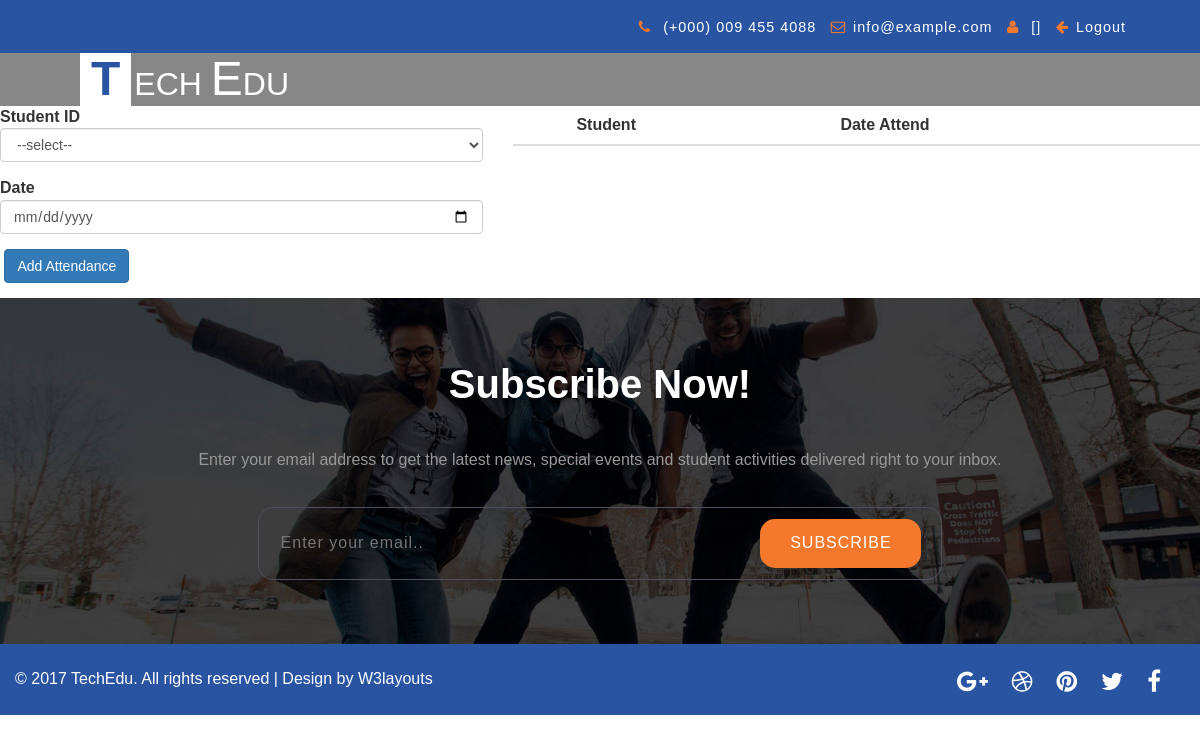
Page /admin_student_attendance.php on the earlier database version.
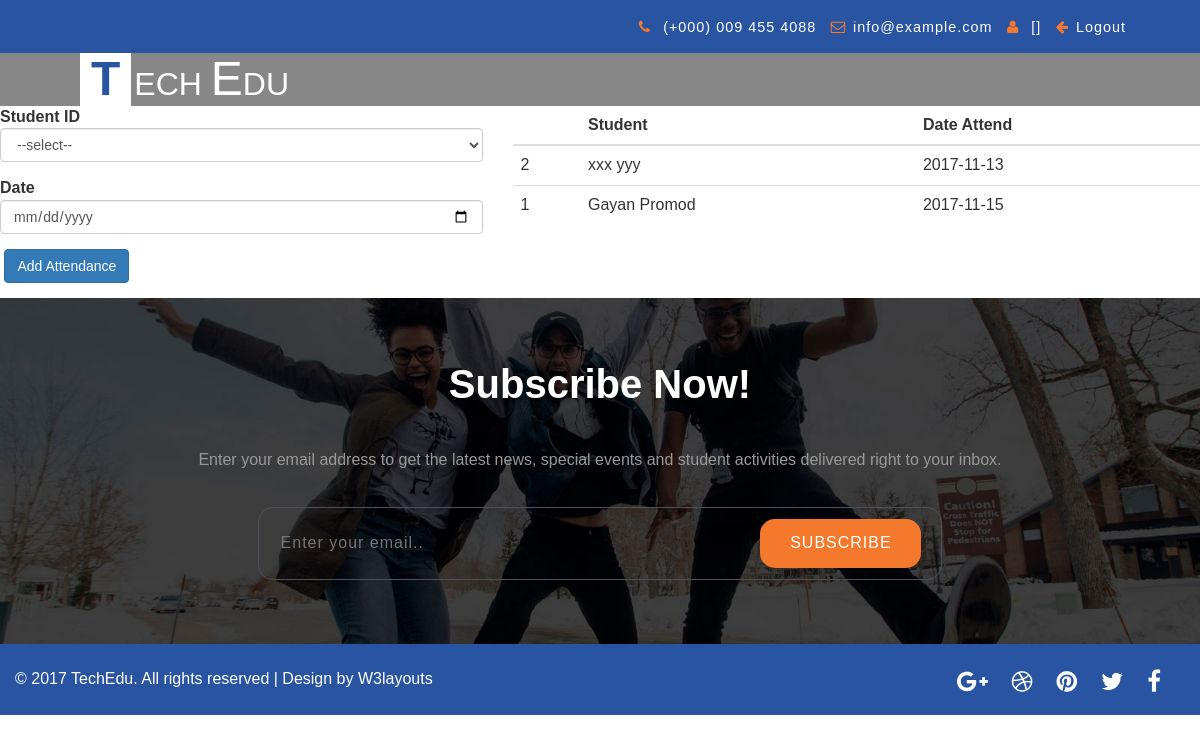
Same page on the later database version.
### tables this page shows
CREATE TABLE `student_attendance` (
  `id` int(5) NOT NULL AUTO_INCREMENT,
  `student_id` int(5) DEFAULT NULL,
  `attend_date` varchar(20) DEFAULT NULL,
  `usercreated` timestamp NOT NULL DEFAULT CURRENT_TIMESTAMP,
  PRIMARY KEY (`id`)
);

CREATE TABLE `student` (
  `id` int(5) NOT NULL AUTO_INCREMENT,
  `fname` varchar(50) DEFAULT NULL,
  `lname` varchar(50) DEFAULT NULL,
  `username` varchar(50) DEFAULT NULL,
  `email` varchar(100) DEFAULT NULL,
  `gender` varchar(10) DEFAULT NULL,
  `address` varchar(100) DEFAULT NULL,
  `nic` varchar(20) DEFAULT NULL,
  `mobile` varchar(20) DEFAULT NULL,
  `created_date` timestamp NOT NULL DEFAULT CURRENT_TIMESTAMP,
  `created_user` int(5) DEFAULT NULL,
  PRIMARY KEY (`id`)
);

### model/DB.php (called while the page is built, shortened)
<?php
function getDBConnection() {
    $servername = "localhost";
    $username = "root";
    $password = "123";
    $db = "stumsdb";
    $conn = mysqli_connect($servername, $username, $password, $db);
    if (!$conn) {
        die("Connection failed: " . mysqli_connect_error());
    } else {
        return $conn;
    }
}
function getData($sql) {
    $conn = getDBConnection();
    $result = mysqli_query($conn, $sql);
    if (mysqli_num_rows($result) > 0) {
        return $result;
    } else {
        return FALSE;
    }
}
?>

### admin_student_attendance.php (the view, shortened to what the changed rows need)
<!DOCTYPE html>
<html lang="zxx">
    <head>
        <link href="css/bootstrap.css" rel="stylesheet" type="text/css" media="all" />
        <link rel="stylesheet" type="text/css" href="css/style.css" />
        <link rel="stylesheet" type="text/css" href="css/zoomslider.css" />
        <link rel="stylesheet" href="css/lightbox.css">
        <link href="css/owl.carousel.css" rel="stylesheet" type="text/css" media="all">
        <link href="css/font-awesome.css" rel="stylesheet">
        <link href="css/jquery.dataTables.min.css" rel="stylesheet" type="text/css"/>
    </head>
    <body>
        <div class="demo-inner-content">
            <div class="header-w3-agileits" id="home">
                <div class="inner-header-agile">
                    <nav class="navbar navbar-default">
                        <div class="navbar-header">
                            <h1><a  href="index.html"><span class="letter">T</span>ech <span>E</span>du</a></h1>
                        </div>
                    </nav>
                </div>
            </div>
        </div>
        <div class="row">
                            <?php
                            include './model/DB.php';
                                    ?>
            <div class="col-md-7">
                <table class="table">
                    <thead>
                        <tr>
                            <th></th>
                            <th>Student</th>
                            <th>Date Attend</th>
                        </tr>
                    </thead>
                    <tbody>
                        <?php
                        $sql2 = "SELECT student.id,student.fname,student.lname,student_attendance.attend_date FROM student_attendance
INNER JOIN student
ON student.id = student_attendance.student_id
ORDER BY student_attendance.id DESC
";
                        $result = getData($sql2);
                        if ($result != FALSE) {
                            if (mysqli_num_rows($result) > 0) {
                                while ($row = mysqli_fetch_assoc($result)) {
                                    ?>
                                    <tr>
                                        <td><?= $row['id'];?></td>
                                        <td><?= $row['fname'];?> <?= $row['lname'];?></td>
                                        <td><?= $row['attend_date'];?> </td>
                                    </tr>
                                    <?php
                                }
                            }
                        }
                        ?>
                    </tbody>
                </table>
            </div>
        </div>
        <link rel="stylesheet" href="css/flexslider.css" type="text/css" media="screen" property="" />
    </body>
</html>

Differences in the rows shown:
added student_attendance: student "2", student.fname "xxx", student.lname "yyy", attend_date "2017-11-13"
added student_attendance: student "1", student.fname "Gayan", student.lname "Promod", attend_date "2017-11-15"
